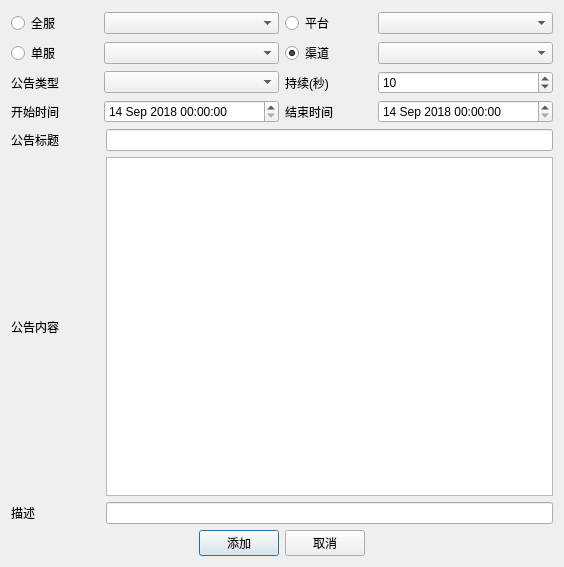
<?xml version="1.0" encoding="UTF-8"?>
<ui version="4.0">
 <class>Dialog</class>
 <widget class="QDialog" name="Dialog">
  <property name="geometry">
   <rect>
    <x>0</x>
    <y>0</y>
    <width>564</width>
    <height>567</height>
   </rect>
  </property>
  <property name="windowTitle">
   <string>公告管理</string>
  </property>
  <layout class="QVBoxLayout" name="verticalLayout" stretch="0,0,0,0,0,0,0,0">
   <item>
    <layout class="QHBoxLayout" name="horizontalLayout_5" stretch="1,2,1,2">
     <item>
      <widget class="QRadioButton" name="radioButtonAllServer">
       <property name="text">
        <string>全服</string>
       </property>
      </widget>
     </item>
     <item>
      <widget class="QComboBox" name="comboBoxAllServer"/>
     </item>
     <item>
      <widget class="QRadioButton" name="radioButtonPlatform">
       <property name="text">
        <string>平台</string>
       </property>
      </widget>
     </item>
     <item>
      <widget class="QComboBox" name="comboBoxPlatform"/>
     </item>
    </layout>
   </item>
   <item>
    <layout class="QHBoxLayout" name="horizontalLayout_4" stretch="1,2,1,2">
     <item>
      <widget class="QRadioButton" name="radioButtonServer">
       <property name="enabled">
        <bool>true</bool>
       </property>
       <property name="text">
        <string>单服</string>
       </property>
      </widget>
     </item>
     <item>
      <widget class="QComboBox" name="comboBoxServer"/>
     </item>
     <item>
      <widget class="QRadioButton" name="radioButtonChannel">
       <property name="text">
        <string>渠道</string>
       </property>
       <property name="checked">
        <bool>true</bool>
       </property>
      </widget>
     </item>
     <item>
      <widget class="QComboBox" name="comboBoxChannel"/>
     </item>
    </layout>
   </item>
   <item>
    <layout class="QHBoxLayout" name="horizontalLayout_9" stretch="1,2,1,2">
     <item>
      <widget class="QLabel" name="label_3">
       <property name="text">
        <string>公告类型</string>
       </property>
      </widget>
     </item>
     <item>
      <widget class="QComboBox" name="comboBoxNoticeType"/>
     </item>
     <item>
      <widget class="QLabel" name="label_6">
       <property name="text">
        <string>持续(秒)</string>
       </property>
      </widget>
     </item>
     <item>
      <widget class="QSpinBox" name="spinBoxDuration">
       <property name="value">
        <number>10</number>
       </property>
      </widget>
     </item>
    </layout>
   </item>
   <item>
    <layout class="QHBoxLayout" name="horizontalLayout_11" stretch="1,2,1,2">
     <item>
      <widget class="QLabel" name="label_4">
       <property name="text">
        <string>开始时间</string>
       </property>
      </widget>
     </item>
     <item>
      <widget class="QDateTimeEdit" name="dateTimeEditBegin">
       <property name="minimumDate">
        <date>
         <year>2018</year>
         <month>9</month>
         <day>14</day>
        </date>
       </property>
      </widget>
     </item>
     <item>
      <widget class="QLabel" name="label_5">
       <property name="text">
        <string>结束时间</string>
       </property>
      </widget>
     </item>
     <item>
      <widget class="QDateTimeEdit" name="dateTimeEditEnd">
       <property name="maximumDate">
        <date>
         <year>2500</year>
         <month>12</month>
         <day>31</day>
        </date>
       </property>
       <property name="minimumDate">
        <date>
         <year>2018</year>
         <month>9</month>
         <day>14</day>
        </date>
       </property>
      </widget>
     </item>
    </layout>
   </item>
   <item>
    <layout class="QHBoxLayout" name="horizontalLayout_12" stretch="1,5">
     <item>
      <widget class="QLabel" name="label_7">
       <property name="text">
        <string>公告标题</string>
       </property>
      </widget>
     </item>
     <item>
      <widget class="QLineEdit" name="lineEditTitle"/>
     </item>
    </layout>
   </item>
   <item>
    <layout class="QHBoxLayout" name="horizontalLayout" stretch="1,5">
     <item>
      <widget class="QLabel" name="label">
       <property name="text">
        <string>公告内容</string>
       </property>
      </widget>
     </item>
     <item>
      <widget class="QTextEdit" name="textEditText"/>
     </item>
    </layout>
   </item>
   <item>
    <layout class="QHBoxLayout" name="horizontalLayout_3" stretch="1,5">
     <item>
      <widget class="QLabel" name="label_2">
       <property name="text">
        <string>描述</string>
       </property>
      </widget>
     </item>
     <item>
      <widget class="QLineEdit" name="lineEditDesc"/>
     </item>
    </layout>
   </item>
   <item>
    <layout class="QHBoxLayout" name="horizontalLayout_2">
     <item>
      <spacer name="horizontalSpacer">
       <property name="orientation">
        <enum>Qt::Horizontal</enum>
       </property>
       <property name="sizeHint" stdset="0">
        <size>
         <width>40</width>
         <height>20</height>
        </size>
       </property>
      </spacer>
     </item>
     <item>
      <widget class="QPushButton" name="btnAdd">
       <property name="text">
        <string>添加</string>
       </property>
      </widget>
     </item>
     <item>
      <widget class="QPushButton" name="btnCancel">
       <property name="text">
        <string>取消</string>
       </property>
      </widget>
     </item>
     <item>
      <spacer name="horizontalSpacer_2">
       <property name="orientation">
        <enum>Qt::Horizontal</enum>
       </property>
       <property name="sizeHint" stdset="0">
        <size>
         <width>40</width>
         <height>20</height>
        </size>
       </property>
      </spacer>
     </item>
    </layout>
   </item>
  </layout>
 </widget>
 <resources/>
 <connections>
  <connection>
   <sender>btnCancel</sender>
   <signal>clicked()</signal>
   <receiver>Dialog</receiver>
   <slot>reject()</slot>
   <hints>
    <hint type="sourcelabel">
     <x>360</x>
     <y>509</y>
    </hint>
    <hint type="destinationlabel">
     <x>319</x>
     <y>283</y>
    </hint>
   </hints>
  </connection>
 </connections>
</ui>
